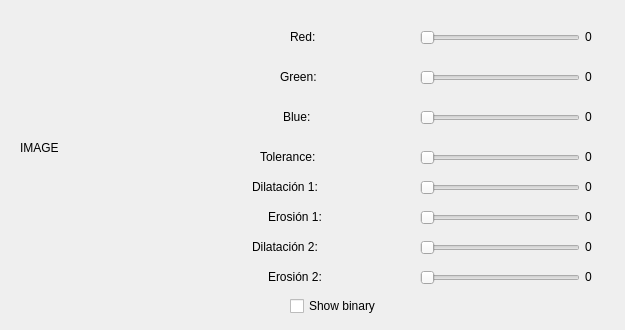
<?xml version="1.0" encoding="UTF-8"?>
<ui version="4.0">
 <class>MainWindow</class>
 <widget class="QMainWindow" name="MainWindow">
  <property name="geometry">
   <rect>
    <x>0</x>
    <y>0</y>
    <width>625</width>
    <height>330</height>
   </rect>
  </property>
  <property name="windowTitle">
   <string>Color filter</string>
  </property>
  <widget class="QWidget" name="centralwidget">
   <widget class="QSlider" name="slider_red">
    <property name="geometry">
     <rect>
      <x>420</x>
      <y>30</y>
      <width>160</width>
      <height>16</height>
     </rect>
    </property>
    <property name="maximum">
     <number>255</number>
    </property>
    <property name="orientation">
     <enum>Qt::Horizontal</enum>
    </property>
   </widget>
   <widget class="QSlider" name="slider_green">
    <property name="geometry">
     <rect>
      <x>420</x>
      <y>70</y>
      <width>160</width>
      <height>16</height>
     </rect>
    </property>
    <property name="maximum">
     <number>255</number>
    </property>
    <property name="orientation">
     <enum>Qt::Horizontal</enum>
    </property>
   </widget>
   <widget class="QSlider" name="slider_blue">
    <property name="geometry">
     <rect>
      <x>420</x>
      <y>110</y>
      <width>160</width>
      <height>16</height>
     </rect>
    </property>
    <property name="maximum">
     <number>255</number>
    </property>
    <property name="orientation">
     <enum>Qt::Horizontal</enum>
    </property>
   </widget>
   <widget class="QLabel" name="label">
    <property name="geometry">
     <rect>
      <x>20</x>
      <y>20</y>
      <width>256</width>
      <height>256</height>
     </rect>
    </property>
    <property name="text">
     <string>IMAGE</string>
    </property>
   </widget>
   <widget class="QSlider" name="slider_threshold">
    <property name="geometry">
     <rect>
      <x>420</x>
      <y>150</y>
      <width>160</width>
      <height>16</height>
     </rect>
    </property>
    <property name="maximum">
     <number>500</number>
    </property>
    <property name="orientation">
     <enum>Qt::Horizontal</enum>
    </property>
   </widget>
   <widget class="QLabel" name="label_red">
    <property name="geometry">
     <rect>
      <x>290</x>
      <y>28</y>
      <width>35</width>
      <height>17</height>
     </rect>
    </property>
    <property name="text">
     <string>Red:</string>
    </property>
   </widget>
   <widget class="QLabel" name="label_red_value">
    <property name="geometry">
     <rect>
      <x>585</x>
      <y>28</y>
      <width>30</width>
      <height>17</height>
     </rect>
    </property>
    <property name="text">
     <string>0</string>
    </property>
   </widget>
   <widget class="QLabel" name="label_green">
    <property name="geometry">
     <rect>
      <x>280</x>
      <y>68</y>
      <width>45</width>
      <height>17</height>
     </rect>
    </property>
    <property name="text">
     <string>Green:</string>
    </property>
   </widget>
   <widget class="QLabel" name="label_green_value">
    <property name="geometry">
     <rect>
      <x>585</x>
      <y>68</y>
      <width>30</width>
      <height>17</height>
     </rect>
    </property>
    <property name="text">
     <string>0</string>
    </property>
   </widget>
   <widget class="QLabel" name="label_blue">
    <property name="geometry">
     <rect>
      <x>283</x>
      <y>108</y>
      <width>42</width>
      <height>17</height>
     </rect>
    </property>
    <property name="text">
     <string>Blue:</string>
    </property>
   </widget>
   <widget class="QLabel" name="label_blue_value">
    <property name="geometry">
     <rect>
      <x>585</x>
      <y>108</y>
      <width>30</width>
      <height>17</height>
     </rect>
    </property>
    <property name="text">
     <string>0</string>
    </property>
   </widget>
   <widget class="QLabel" name="label_threshold">
    <property name="geometry">
     <rect>
      <x>260</x>
      <y>148</y>
      <width>65</width>
      <height>17</height>
     </rect>
    </property>
    <property name="text">
     <string>Tolerance:</string>
    </property>
   </widget>
   <widget class="QLabel" name="label_threshold_value">
    <property name="geometry">
     <rect>
      <x>585</x>
      <y>148</y>
      <width>30</width>
      <height>17</height>
     </rect>
    </property>
    <property name="text">
     <string>0</string>
    </property>
   </widget>
   <widget class="QSlider" name="slider_erosion">
    <property name="geometry">
     <rect>
      <x>420</x>
      <y>210</y>
      <width>160</width>
      <height>16</height>
     </rect>
    </property>
    <property name="maximum">
     <number>10</number>
    </property>
    <property name="orientation">
     <enum>Qt::Horizontal</enum>
    </property>
   </widget>
   <widget class="QLabel" name="label_erosion">
    <property name="geometry">
     <rect>
      <x>268</x>
      <y>208</y>
      <width>57</width>
      <height>17</height>
     </rect>
    </property>
    <property name="text">
     <string>Erosión 1:</string>
    </property>
   </widget>
   <widget class="QLabel" name="label_erosion_value">
    <property name="geometry">
     <rect>
      <x>585</x>
      <y>208</y>
      <width>30</width>
      <height>17</height>
     </rect>
    </property>
    <property name="text">
     <string>0</string>
    </property>
   </widget>
   <widget class="QSlider" name="slider_dilatacion">
    <property name="geometry">
     <rect>
      <x>420</x>
      <y>180</y>
      <width>160</width>
      <height>16</height>
     </rect>
    </property>
    <property name="maximum">
     <number>10</number>
    </property>
    <property name="orientation">
     <enum>Qt::Horizontal</enum>
    </property>
   </widget>
   <widget class="QLabel" name="label_dilatacion">
    <property name="geometry">
     <rect>
      <x>252</x>
      <y>178</y>
      <width>73</width>
      <height>17</height>
     </rect>
    </property>
    <property name="text">
     <string>Dilatación 1:</string>
    </property>
   </widget>
   <widget class="QLabel" name="label_dilatacion_value">
    <property name="geometry">
     <rect>
      <x>585</x>
      <y>178</y>
      <width>30</width>
      <height>17</height>
     </rect>
    </property>
    <property name="text">
     <string>0</string>
    </property>
   </widget>
   <widget class="QSlider" name="slider_erosion2">
    <property name="geometry">
     <rect>
      <x>420</x>
      <y>270</y>
      <width>160</width>
      <height>16</height>
     </rect>
    </property>
    <property name="maximum">
     <number>10</number>
    </property>
    <property name="orientation">
     <enum>Qt::Horizontal</enum>
    </property>
   </widget>
   <widget class="QLabel" name="label_erosion2">
    <property name="geometry">
     <rect>
      <x>268</x>
      <y>268</y>
      <width>57</width>
      <height>17</height>
     </rect>
    </property>
    <property name="text">
     <string>Erosión 2:</string>
    </property>
   </widget>
   <widget class="QLabel" name="label_erosion2_value">
    <property name="geometry">
     <rect>
      <x>585</x>
      <y>268</y>
      <width>30</width>
      <height>17</height>
     </rect>
    </property>
    <property name="text">
     <string>0</string>
    </property>
   </widget>
   <widget class="QLabel" name="label_dilatacion2">
    <property name="geometry">
     <rect>
      <x>252</x>
      <y>238</y>
      <width>73</width>
      <height>17</height>
     </rect>
    </property>
    <property name="text">
     <string>Dilatación 2:</string>
    </property>
   </widget>
   <widget class="QLabel" name="label_dilatacion2_value">
    <property name="geometry">
     <rect>
      <x>585</x>
      <y>238</y>
      <width>30</width>
      <height>17</height>
     </rect>
    </property>
    <property name="text">
     <string>0</string>
    </property>
   </widget>
   <widget class="QCheckBox" name="checkBox_show_binary">
    <property name="geometry">
     <rect>
      <x>290</x>
      <y>295</y>
      <width>121</width>
      <height>22</height>
     </rect>
    </property>
    <property name="text">
     <string>Show binary</string>
    </property>
   </widget>
   <widget class="QSlider" name="slider_dilatacion2">
    <property name="geometry">
     <rect>
      <x>420</x>
      <y>240</y>
      <width>160</width>
      <height>16</height>
     </rect>
    </property>
    <property name="maximum">
     <number>10</number>
    </property>
    <property name="orientation">
     <enum>Qt::Horizontal</enum>
    </property>
   </widget>
  </widget>
 </widget>
 <resources/>
 <connections/>
</ui>
